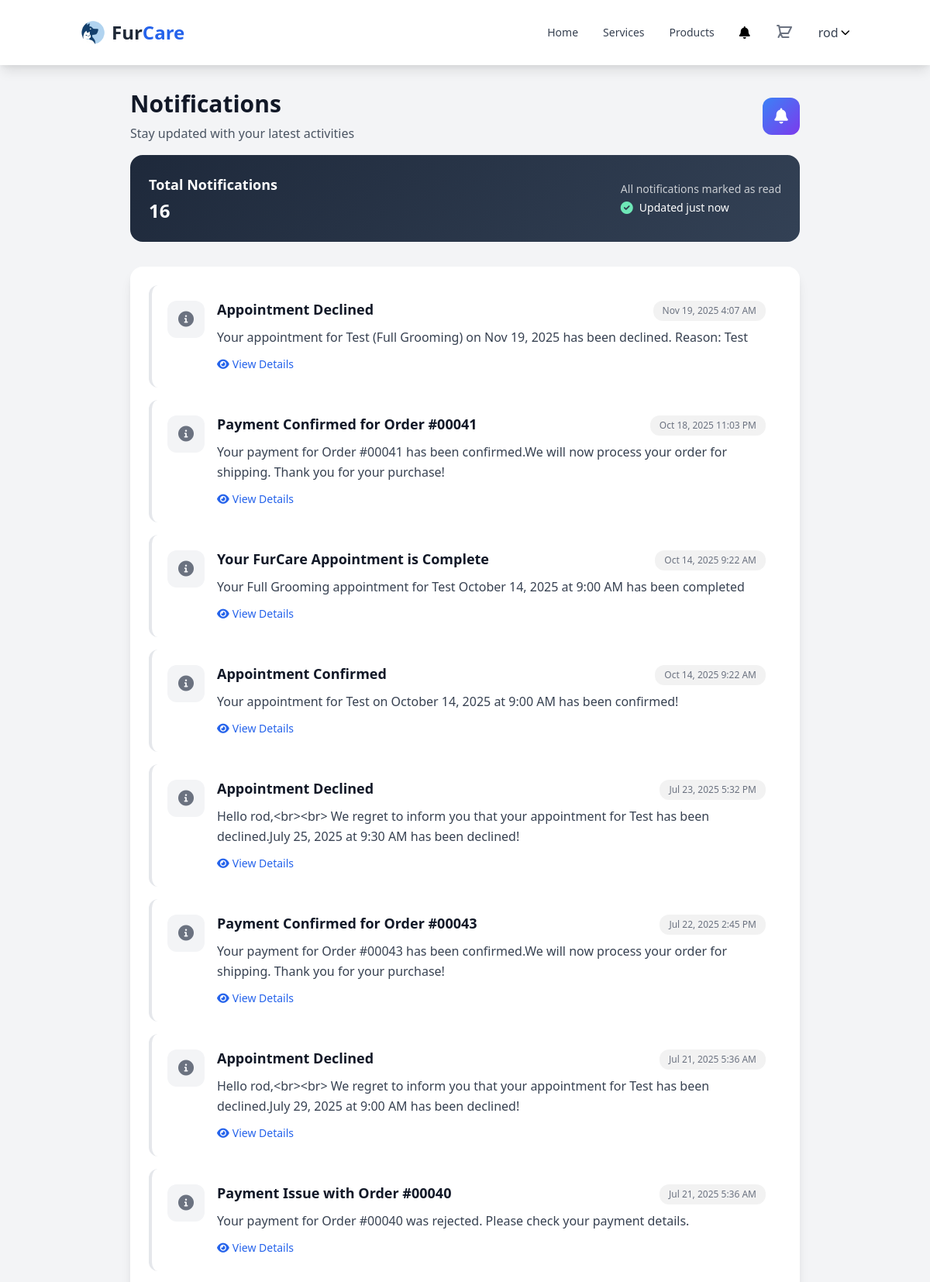
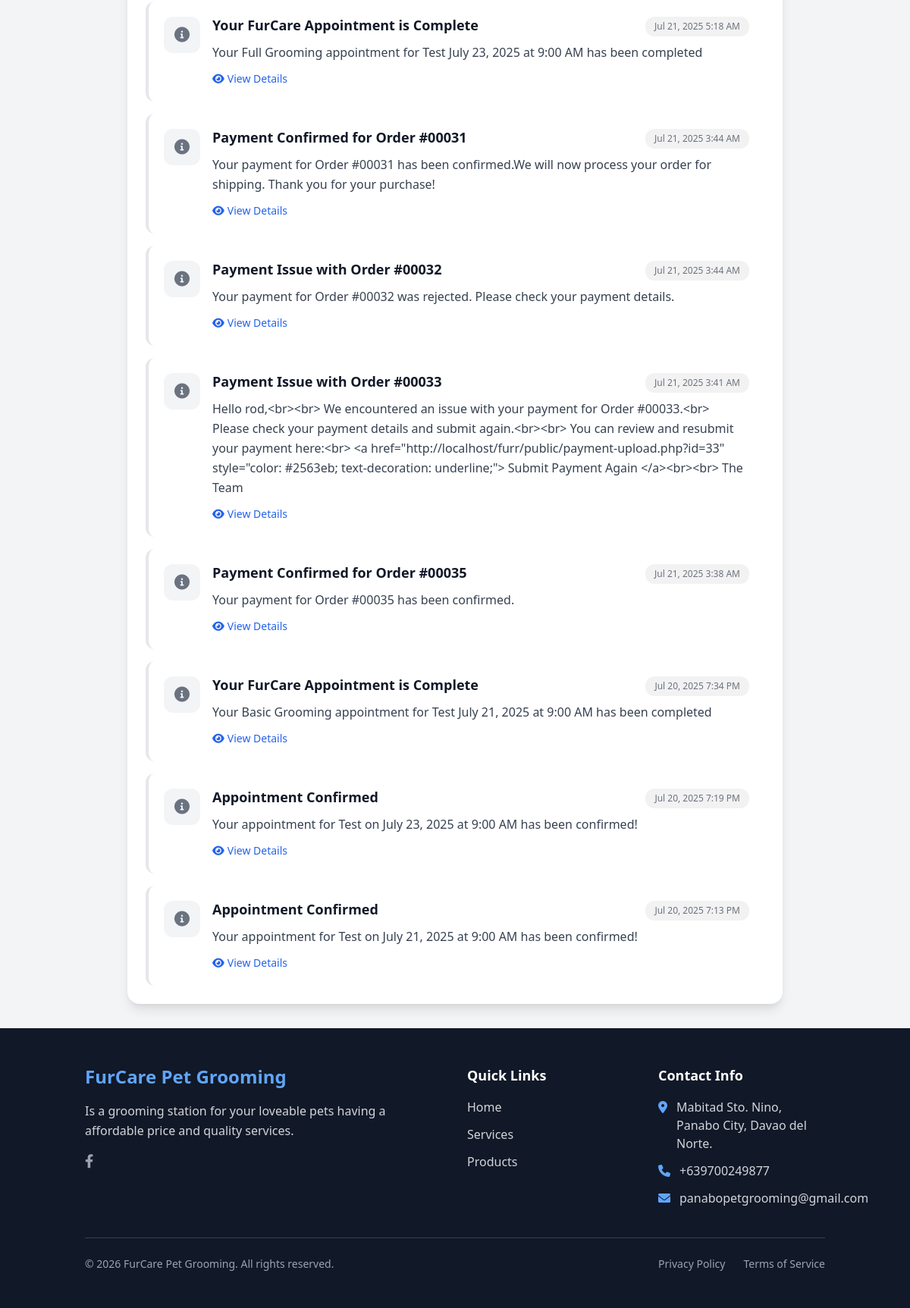
/public/notification.php (signed in), run on the app's committed database (2 pictures, top to bottom).
### tables this page shows
CREATE TABLE `users` (
  `id` int(11) NOT NULL,
  `first_name` varchar(50) NOT NULL,
  `last_name` varchar(50) NOT NULL,
  `email` varchar(100) NOT NULL,
  `password` varchar(255) NOT NULL,
  `phone` varchar(20) DEFAULT NULL,
  `address` text DEFAULT NULL,
  `is_admin` tinyint(1) DEFAULT 0,
  `is_verified` tinyint(1) DEFAULT 0,
  `is_approved` tinyint(1) NOT NULL DEFAULT 0,
  `verification_code` varchar(100) DEFAULT NULL,
  `reset_token` varchar(100) DEFAULT NULL,
  `reset_token_expires` datetime DEFAULT NULL,
  `created_at` timestamp NOT NULL DEFAULT current_timestamp(),
  `updated_at` timestamp NOT NULL DEFAULT current_timestamp() ON UPDATE current_timestamp(),
  `remember_token` varchar(100) DEFAULT NULL,
  `remember_token_expires` datetime DEFAULT NULL
);

CREATE TABLE `notifications` (
  `id` int(11) NOT NULL,
  `user_id` int(11) NOT NULL,
  `title` varchar(255) NOT NULL,
  `message` text NOT NULL,
  `is_read` tinyint(1) DEFAULT 0,
  `created_at` timestamp NOT NULL DEFAULT current_timestamp()
);

### public/notification.php (the view, shortened to what the rows shown need)
<?php
require_once '../includes/config.php';
require_once '../includes/auth.php';
$user_id = $_SESSION['user_id'];
try {
    $stmt = $pdo->prepare("SELECT * FROM notifications WHERE user_id = ? ORDER BY created_at DESC");
    $stmt->execute([$user_id]);
    $notifications = $stmt->fetchAll(PDO::FETCH_ASSOC);
} catch (PDOException $e) {
    $notifications = [];
    error_log("Notification fetch error: " . $e->getMessage());
}
include '../includes/header.php';
?>
<div class="min-h-screen bg-gradient-to-br from-slate-50 to-blue-50 py-8">
    <div class="container mx-auto px-4 max-w-4xl">
        <div class="mb-8 fade-in">
            <div class="flex items-center justify-between mb-4">
                <div>
                    <h1 class="text-3xl font-bold text-gray-900 mb-2">Notifications</h1>
                </div>
            </div>
        </div>
        <div class="bg-white rounded-2xl shadow-lg overflow-hidden fade-in">
            <?php if (empty($notifications)): ?>
                <div class="empty-state">
                    <div class="mb-6">
                        <div
                            class="w-24 h-24 mx-auto mb-4 bg-gradient-to-br from-gray-100 to-gray-200 rounded-full flex items-center justify-center">
                            <i class="fas fa-bell-slash text-3xl text-gray-400"></i>
                        </div>
                        <h3 class="text-xl font-semibold text-gray-800 mb-2">No notifications yet</h3>
                        <p class="text-gray-600 max-w-md mx-auto">When you receive notifications, they'll appear here. We'll
                            keep you updated on important activities.</p>
                    </div>
                    <div class="flex justify-center space-x-4">
                        <button
                            class="px-4 py-2 bg-blue-500 text-white rounded-lg hover:bg-blue-600 transition-colors duration-200">
                            <i class="fas fa-cog mr-2"></i>Notification Settings
                        </button>
                        <button
                            class="px-4 py-2 border border-gray-300 text-gray-700 rounded-lg hover:bg-gray-50 transition-colors duration-200">
                            <i class="fas fa-question-circle mr-2"></i>Learn More
                        </button>
                    </div>
                </div>
            <?php else: ?>
                <div class="p-6">
                    <div class="space-y-4">
                        <?php foreach ($notifications as $index => $notification): ?>
                            <div class="notification-card <?= $notification['is_read'] ? 'notification-read' : 'notification-unread notification-new' ?> rounded-xl p-5 fade-in"
                                style="animation-delay: <?= $index * 0.1 ?>s">
                                <div class="flex items-start space-x-4">
                                    <div class="notification-icon <?= $notification['is_read'] ? '' : 'notification-new' ?>">
                                        <i class="fas fa-info-circle"></i>
                                    </div>
                                    <div class="flex-1 min-w-0">
                                        <div class="flex items-start justify-between mb-2">
                                            <h3 class="font-semibold text-lg text-gray-900 leading-tight">
                                                <?= htmlspecialchars($notification['title']) ?>
                                            </h3>
                                            <span class="notification-time text-gray-500 ml-4">
                                                <?= date('M j, Y g:i A', strtotime($notification['created_at'])) ?>
                                            </span>
                                        </div>
                                        <p class="text-gray-700 leading-relaxed">
                                            <?= htmlspecialchars($notification['message']) ?>
                                        </p>
                                        <div class="flex items-center mt-3 space-x-3">
                                            <a href="view_notification.php?id=<?= $notification['id'] ?>"
                                                class="text-sm text-blue-600 hover:text-blue-800 font-medium transition-colors duration-200">
                                                <i class="fas fa-eye mr-1"></i>View Details
                                            </a>
                                        </div>
                                    </div>
                                </div>
                            </div>
                        <?php endforeach; ?>
                    </div>
                </div>
            <?php endif; ?>
        </div>
    </div>
</div>
<?php include '../includes/footer.php'; ?>

### includes/nav.php (shortened to what the rows shown need)
<?php
$current_page = basename($_SERVER['PHP_SELF']);
?>
<nav class="bg-white shadow-lg">
    <div class="container mx-auto px-4">
        <div class="flex justify-between items-center py-4">
            <div class="hidden md:flex items-center space-x-8">
                <?php if (isLoggedIn() && isAdmin()): ?>
                    <div class="hidden md:flex items-center space-x-8">
                        <a href="../admin/index.php"
                            class="text-sm font-medium <?= ($current_page == 'index.php') ? 'text-blue-600 border-b-2 border-blue-600 pb-4' : 'text-gray-700' ?> hover:text-blue-600 transition duration-300 py-4">
                            Home
                        </a>
                        <a href="../admin/appointments.php"
                            class="text-sm font-medium <?= ($current_page == 'appointments.php') ? 'text-blue-600 border-b-2 border-blue-600 pb-4' : 'text-gray-700' ?> hover:text-blue-600 transition duration-300 py-4 relative">
                            Appointments
                            <?php
                            $stmt = $pdo->prepare("
        SELECT COUNT(*) as pending_count
        FROM appointments
        WHERE status = 'pending'
    ");
                            $stmt->execute();
                            $result = $stmt->fetch(PDO::FETCH_ASSOC);
                            $pending_count = $result['pending_count'] ?? 0;
                            if ($pending_count > 0): ?>
                                <span
                                    class="absolute -top-1 -right-2 bg-red-600 text-white text-xs rounded-full h-5 w-5 flex items-center justify-center font-medium transform translate-x-1/2 -translate-y-1/4">
                                    <?= $pending_count ?>
                                </span>
                            <?php endif; ?>
                        </a>
                        <a href="../admin/payment-review.php"
                            class="text-sm font-medium <?= ($current_page == 'payment-review.php') ? 'text-blue-600 border-b-2 border-blue-600 pb-4' : 'text-gray-700' ?> hover:text-blue-600 transition duration-300 py-4 relative">
                            Payments
                            <?php
                            $stmt = $pdo->prepare("
        SELECT COUNT(*) as pending_count
        FROM orders
        WHERE status = 'payment_review'
    ");
                            $stmt->execute();
                            $result = $stmt->fetch(PDO::FETCH_ASSOC);
                            $pending_count = $result['pending_count'] ?? 0;
                            if ($pending_count > 0): ?>
                                <span
                                    class="absolute -top-1 -right-2 bg-red-600 text-white text-xs rounded-full h-5 w-5 flex items-center justify-center font-medium transform translate-x-1/2 -translate-y-1/4">
                                    <?= $pending_count ?>
                                </span>
                            <?php endif; ?>
                        </a>
                        <a href="../admin/orders.php"
                            class="text-sm font-medium <?= ($current_page == 'orders.php') ? 'text-blue-600 border-b-2 border-blue-600 pb-4' : 'text-gray-700' ?> hover:text-blue-600 transition duration-300 py-4">
                            Orders
                        </a>
                        <a href="../admin/products.php"
                            class="text-sm font-medium <?= ($current_page == 'products.php') ? 'text-blue-600 border-b-2 border-blue-600 pb-4' : 'text-gray-700' ?> hover:text-blue-600 transition duration-300 py-4">
                            Products
                        </a>
                        <a href="../admin/reports.php"
                            class="text-sm font-medium <?= ($current_page == 'reports.php') ? 'text-blue-600 border-b-2 border-blue-600 pb-4' : 'text-gray-700' ?> hover:text-blue-600 transition duration-300 py-4">
                            Reports
                        </a>
                        <a href="../admin/manage-registrations.php"
                            class="text-sm font-medium <?= ($current_page == 'manage-registrations.php') ? 'text-blue-600 border-b-2 border-blue-600 pb-4' : 'text-gray-700' ?> hover:text-blue-600 transition duration-300 py-4 relative">
                            Users
                            <?php
                            $stmt = $pdo->prepare("SELECT COUNT(*) as pending_count FROM users WHERE is_approved = 0");
                            $stmt->execute();
                            $result = $stmt->fetch(PDO::FETCH_ASSOC);
                            $pending_reg_count = $result['pending_count'] ?? 0;
                            if ($pending_reg_count > 0): ?>
                                <span
                                    class="absolute -top-1 -right-2 bg-red-600 text-white text-xs rounded-full h-5 w-5 flex items-center justify-center font-medium transform translate-x-1/2 -translate-y-1/4">
                                    <?= $pending_reg_count ?>
                                </span>
                            <?php endif; ?>
                        </a>
                    </div>
                    <div class="relative group">
                        <button class="flex items-center space-x-2 focus:outline-none">
                            <span class="text-gray-800 text-md font-medium"><?php echo getUser()['first_name']; ?></span>
                            <i class="fas fa-chevron-down text-xs"></i>
                        </button>
                        <div
                            class="absolute right-0 mt-2 w-48 bg-white rounded-md shadow-lg py-1 z-50 hidden group-hover:block">
                            <a href="../public/profile.php"
                                class="block px-4 py-2 text-gray-800 hover:bg-blue-600 hover:text-white">Profile</a>
                            <a href="../admin/payment-review.php"
                                class="block px-4 py-2 text-gray-800 hover:bg-blue-600 hover:text-white">Payment-review</a>
                            <a href="../php/auth/logout.php"
                                class="block px-4 py-2 text-gray-800 hover:bg-blue-600 hover:text-white">Logout</a>
                        </div>
                    </div>
                <?php elseif (isLoggedIn()): ?>
                    <div class="hidden md:flex items-center space-x-8">
                        <a href="../public/index.php"
                            class="text-sm font-medium <?= ($current_page == 'index.php') ? 'text-blue-600 border-b-2 border-blue-600 pb-4' : 'text-gray-700' ?> hover:text-blue-600 transition duration-300 py-4">
                            Home
                        </a>
                        <a href="../public/services.php"
                            class="text-sm font-medium <?= ($current_page == 'services.php') ? 'text-blue-600 border-b-2 border-blue-600 pb-4' : 'text-gray-700' ?> hover:text-blue-600 transition duration-300 py-4">
                            Services
                        </a>
                        <a href="../public/products.php"
                            class="text-sm font-medium <?= ($current_page == 'products.php') ? 'text-blue-600 border-b-2 border-blue-600 pb-4' : 'text-gray-700' ?> hover:text-blue-600 transition duration-300 py-4">
                            Products
                        </a>
                        <a href="<?= BASE_URL ?>/public/notification.php" class="relative">
                            <i class="fas fa-bell"></i>
                        </a>
                        <a href="../public/cart.php"
                            class="relative text-gray-500 hover:text-gray-700 transition duration-300 group">
                            <svg class="h-6 w-6" fill="none" stroke="currentColor" viewBox="0 0 24 24">
                                <path stroke-linecap="round" stroke-linejoin="round" stroke-width="2"
                                    d="M3 3h2l.4 2M7 13h10l4-8H5.4m0 0L7 13m0 0l-2.5 5M7 13l2.5 5m0 0h8"></path>
                            </svg>
                        </a>
                    </div>
                    <div class="relative group">
                        <button class="flex items-center space-x-1 focus:outline-none">
                            <span class="text-md font-medium text-gray-700"><?php echo getUser()['first_name']; ?></span>
                            <i class="fas fa-chevron-down text-xs"></i>
                        </button>
                    </div>
                <?php endif; ?>
            </div>
        </div>
    </div>
</nav>

### data on the page
users: first_name "rod"
notifications: title "Appointment Declined", created_at "Nov 19, 2025 4:07 AM", message "Your appointment for Test (Full Grooming) on Nov 19, 2025 has been declined. Reason: Test"
notifications: title "Payment Confirmed for Order #00041", created_at "Oct 18, 2025 11:03 PM", message "Your payment for Order #00041 has been confirmed.We will now process your order for shipping. Thank you for your purchase!"
notifications: title "Your FurCare Appointment is Complete", created_at "Oct 14, 2025 9:22 AM", message "Your Full Grooming appointment for Test October 14, 2025 at 9:00 AM has been completed"
notifications: title "Appointment Confirmed", created_at "Oct 14, 2025 9:22 AM", message "Your appointment for Test on October 14, 2025 at 9:00 AM has been confirmed!"
notifications: title "Appointment Declined", created_at "Jul 23, 2025 5:32 PM", message "Hello rod,<br><br> We regret to inform you that your appointment for Test has been declined.July 25, 2025 at 9:30 AM has been declined!"
notifications: title "Payment Confirmed for Order #00043", created_at "Jul 22, 2025 2:45 PM", message "Your payment for Order #00043 has been confirmed.We will now process your order for shipping. Thank you for your purchase!"
notifications: title "Appointment Declined", created_at "Jul 21, 2025 5:36 AM", message "Hello rod,<br><br> We regret to inform you that your appointment for Test has been declined.July 29, 2025 at 9:00 AM has been declined!"
notifications: title "Payment Issue with Order #00040", created_at "Jul 21, 2025 5:36 AM", message "Your payment for Order #00040 was rejected. Please check your payment details."
notifications: title "Your FurCare Appointment is Complete", created_at "Jul 21, 2025 5:18 AM", message "Your Full Grooming appointment for Test July 23, 2025 at 9:00 AM has been completed"
notifications: title "Payment Confirmed for Order #00031", created_at "Jul 21, 2025 3:44 AM", message "Your payment for Order #00031 has been confirmed.We will now process your order for shipping. Thank you for your purchase!"
notifications: title "Payment Issue with Order #00032", created_at "Jul 21, 2025 3:44 AM", message "Your payment for Order #00032 was rejected. Please check your payment details."
notifications: title "Payment Issue with Order #00033", created_at "Jul 21, 2025 3:41 AM", message "Hello rod,<br><br> We encountered an issue with your payment for Order #00033.<br> Please check your payment details and submit again.<br><br> You can review and resubmit your payment here:<br> <a href=\"http://localhost/furr/public/payment-upload.php?id=33\" style=\"color: #2563eb; text-decoration: underline;\"> Submit Payment Again </a><br><br> The Team"
notifications: title "Payment Confirmed for Order #00035", created_at "Jul 21, 2025 3:38 AM", message "Your payment for Order #00035 has been confirmed."
notifications: title "Your FurCare Appointment is Complete", created_at "Jul 20, 2025 7:34 PM", message "Your Basic Grooming appointment for Test July 21, 2025 at 9:00 AM has been completed"
notifications: title "Appointment Confirmed", created_at "Jul 20, 2025 7:19 PM", message "Your appointment for Test on July 23, 2025 at 9:00 AM has been confirmed!"
notifications: title "Appointment Confirmed", created_at "Jul 20, 2025 7:13 PM", message "Your appointment for Test on July 21, 2025 at 9:00 AM has been confirmed!"

### other printed values
count($notifications) "16"
